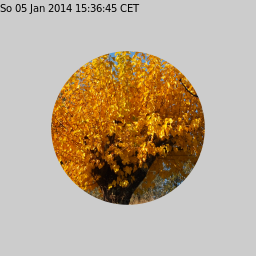

Generate this figure with Julia:
## header to provide surface and context
using Cairo
c = CairoRGBSurface(256,256);
cr = CairoContext(c);

save(cr);
set_source_rgb(cr,0.8,0.8,0.8);    # light gray
rectangle(cr,0.0,0.0,256.0,256.0); # background
fill(cr);
restore(cr);

save(cr);

## original example, following here

arc (cr, 128.0, 128.0, 76.8, 0, 2*pi);
clip (cr);
new_path (cr); # path not consumed by clip

image = read_from_png ("data/mulberry.png"); # should be create_from_png
w = image.width;
h = image.height;

scale(cr, 256.0/w, 256.0/h);

set_source_surface (cr, image, 0, 0);
paint (cr);

#cairo_surface_destroy not used here

## mark picture with current date
restore(cr); 
move_to(cr,0.0,12.0);
set_source_rgb (cr, 0,0,0);
show_text(cr,strftime(time()));
write_to_png(c,"sample_clip_image.png");
